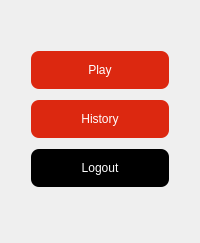
      <widget class="QWidget" name="Main_Page">
       <layout class="QHBoxLayout" name="horizontalLayout_5">
        <item>
         <spacer name="verticalSpacer_3">
          <property name="orientation">
           <enum>Qt::Vertical</enum>
          </property>
          <property name="sizeHint" stdset="0">
           <size>
            <width>20</width>
            <height>40</height>
           </size>
          </property>
         </spacer>
        </item>
        <item>
         <layout class="QVBoxLayout" name="verticalLayout_9">
          <item>
           <spacer name="verticalSpacer_5">
            <property name="orientation">
             <enum>Qt::Vertical</enum>
            </property>
            <property name="sizeHint" stdset="0">
             <size>
              <width>20</width>
              <height>40</height>
             </size>
            </property>
           </spacer>
          </item>
          <item>
           <widget class="QPushButton" name="play">
            <property name="styleSheet">
             <string notr="true">color: rgb(255, 255, 255);
background-color: rgb(220, 40, 16);
border: none;
font: 12pt &quot;My Puma&quot;;
padding: 12px 15px;
border-radius: 8px;
margin-bottom: 5px;</string>
            </property>
            <property name="text">
             <string>Play</string>
            </property>
           </widget>
          </item>
          <item>
           <widget class="QPushButton" name="history">
            <property name="styleSheet">
             <string notr="true">color: rgb(255, 255, 255);
background-color: rgb(220, 40, 16);
border: none;
font: 12pt &quot;My Puma&quot;;
padding: 12px 15px;
border-radius: 8px;
margin-bottom: 5px;</string>
            </property>
            <property name="text">
             <string>History</string>
            </property>
           </widget>
          </item>
          <item>
           <widget class="QPushButton" name="logout">
            <property name="styleSheet">
             <string notr="true">color: rgb(255, 255, 255);
background-color: #000;
border: none;
font: 12pt &quot;My Puma&quot;;
padding: 12px 15px;
border-radius: 8px;
margin-bottom: 5px;</string>
            </property>
            <property name="text">
             <string>Logout</string>
            </property>
           </widget>
          </item>
          <item>
           <spacer name="verticalSpacer_6">
            <property name="orientation">
             <enum>Qt::Vertical</enum>
            </property>
            <property name="sizeHint" stdset="0">
             <size>
              <width>20</width>
              <height>40</height>
             </size>
            </property>
           </spacer>
          </item>
         </layout>
        </item>
        <item>
         <spacer name="verticalSpacer_4">
          <property name="orientation">
           <enum>Qt::Vertical</enum>
          </property>
          <property name="sizeHint" stdset="0">
           <size>
            <width>20</width>
            <height>40</height>
           </size>
          </property>
         </spacer>
        </item>
       </layout>
      </widget>
